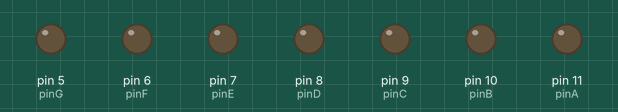
This sketch was run on a simulated Arduino Uno, built with avr-gcc and run on an emulated ATmega328P. Parts: output pins drawn as LEDs (lit = HIGH).

Above: at 0.5 s.
At 1.5 s:
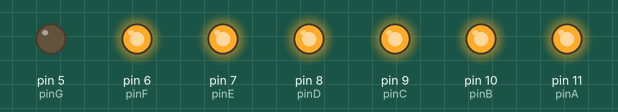
At 3.5 s:
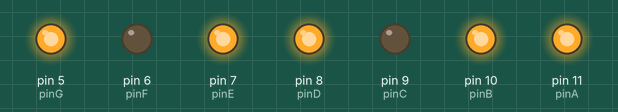
At 6.5 s:
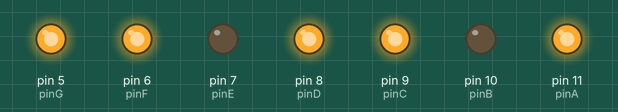
At 9.5 s:
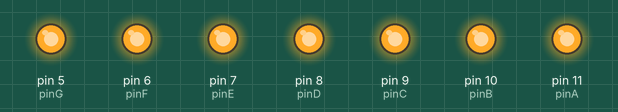
At 13.5 s:
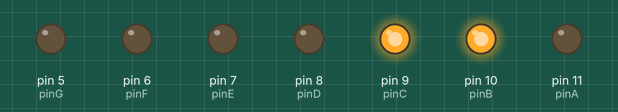
Timing chart, 0 to 14.3 s (numbered marks = the images above):
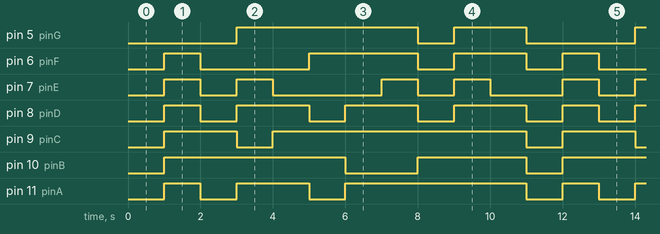

The sketch:

7_SEGMENT_DISPLAY_COUNTER.ino
```cpp
int pinA = 11;
int pinB = 10;
int pinC = 9;
int pinD = 8;
int pinE = 7;
int pinF = 6;
int pinG = 5;
int dotpin = 12;
int delay_time = 1000;


void setup() {
  // put your setup code here, to run once:
pinMode(pinA, OUTPUT);
pinMode(pinB, OUTPUT);
pinMode(pinC, OUTPUT);
pinMode(pinD, OUTPUT);
pinMode(pinE, OUTPUT);
pinMode(pinF, OUTPUT);
pinMode(pinG, OUTPUT);
Serial.begin(9600);
}

void loop() {
  // put your main code here, to run repeatedly:

digitalWrite(pinA, LOW);
digitalWrite(pinB, LOW);
digitalWrite(pinC, LOW);
digitalWrite(pinD, LOW);
digitalWrite(pinE, LOW);
digitalWrite(pinF, LOW);
digitalWrite(pinG, LOW);
digitalWrite(dotpin, HIGH);

delay(delay_time);

// for 0

digitalWrite(pinA, HIGH);
digitalWrite(pinB, HIGH);
digitalWrite(pinC, HIGH);
digitalWrite(pinD, HIGH);
digitalWrite(pinE, HIGH);
digitalWrite(pinF, HIGH);
digitalWrite(pinG, LOW);
delay(delay_time);

// for 1


digitalWrite(pinA, LOW);
digitalWrite(pinB, HIGH);
digitalWrite(pinC, HIGH);
digitalWrite(pinD, LOW);
digitalWrite(pinE, LOW);
digitalWrite(pinF, LOW);
digitalWrite(pinG, LOW);
delay(delay_time);

// for 2

digitalWrite(pinA, HIGH);
digitalWrite(pinB, HIGH);
digitalWrite(pinC, LOW);
digitalWrite(pinD, HIGH);
digitalWrite(pinE, HIGH);
digitalWrite(pinF, LOW);
digitalWrite(pinG, HIGH);
delay(delay_time);

// for 3

digitalWrite(pinA, HIGH);
digitalWrite(pinB, HIGH);
digitalWrite(pinC, HIGH);
digitalWrite(pinD, HIGH);
digitalWrite(pinE, LOW);
digitalWrite(pinF, LOW);
digitalWrite(pinG, HIGH);
delay(delay_time);
// for 4

digitalWrite(pinA, LOW);
digitalWrite(pinB, HIGH);
digitalWrite(pinC, HIGH);
digitalWrite(pinD, LOW);
digitalWrite(pinE, LOW);
digitalWrite(pinF, HIGH);
digitalWrite(pinG, HIGH);
delay(delay_time);

// for 5

digitalWrite(pinA, HIGH);
digitalWrite(pinB, LOW);
digitalWrite(pinC, HIGH);
digitalWrite(pinD, HIGH);
digitalWrite(pinE, LOW);
digitalWrite(pinF, HIGH);
digitalWrite(pinG, HIGH);
delay(delay_time);
// for 6

digitalWrite(pinA, HIGH);
digitalWrite(pinB, LOW);
digitalWrite(pinC, HIGH);
digitalWrite(pinD, HIGH);
digitalWrite(pinE, HIGH);
digitalWrite(pinF, HIGH);
digitalWrite(pinG, HIGH);
delay(delay_time);

// for 7

digitalWrite(pinA, HIGH);
digitalWrite(pinB, HIGH);
digitalWrite(pinC, HIGH);
digitalWrite(pinD, LOW);
digitalWrite(pinE, LOW);
digitalWrite(pinF, LOW);
digitalWrite(pinG, LOW);
delay(delay_time);

// for 8

digitalWrite(pinA, HIGH);
digitalWrite(pinB, HIGH);
digitalWrite(pinC, HIGH);
digitalWrite(pinD, HIGH);
digitalWrite(pinE, HIGH);
digitalWrite(pinF, HIGH);
digitalWrite(pinG, HIGH);
delay(delay_time);

// for 9

digitalWrite(pinA, HIGH);
digitalWrite(pinB, HIGH);
digitalWrite(pinC, HIGH);
digitalWrite(pinD, HIGH);
digitalWrite(pinE, LOW);
digitalWrite(pinF, HIGH);
digitalWrite(pinG, HIGH);
delay(delay_time);


}
```

Measured:
- by itself, pin 5 (pinG): repeats every 11.0 s: LOW 1.0 s, HIGH 2.0 s, LOW 3.0 s, HIGH 5.0 s
- by itself, pin 6 (pinF): repeats every 11.0 s: LOW 3.0 s, HIGH 3.0 s, LOW 1.0 s, HIGH 2.0 s, LOW 1.0 s, HIGH 1.0 s
- by itself, pin 7 (pinE): repeats every 11.0 s: LOW 1.0 s, HIGH 1.0 s, LOW 3.0 s, HIGH 1.0 s, LOW 1.0 s, HIGH 1.0 s, LOW 2.0 s, HIGH 1.0 s
- by itself, pin 8 (pinD): repeats every 11.0 s: 3 × (LOW 1.0 s, HIGH 2.0 s), LOW 1.0 s, HIGH 1.0 s
- by itself, pin 9 (pinC): repeats every 11.0 s: LOW 1.0 s, HIGH 7.0 s, LOW 1.0 s, HIGH 2.0 s
- by itself, pin 10 (pinB): repeats every 11.0 s: LOW 2.0 s, HIGH 3.0 s, LOW 1.0 s, HIGH 5.0 s
- by itself, pin 11 (pinA): repeats every 11.0 s: LOW 1.0 s, HIGH 2.0 s, LOW 1.0 s, HIGH 5.0 s, LOW 1.0 s, HIGH 1.0 s
